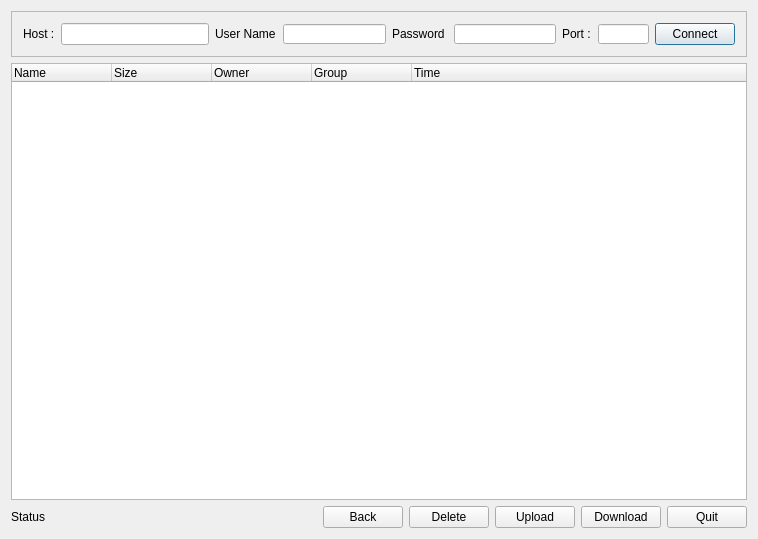
<?xml version="1.0" encoding="UTF-8"?>
<ui version="4.0">
 <class>FTPManagerClass</class>
 <widget class="QDialog" name="FTPManagerClass">
  <property name="geometry">
   <rect>
    <x>0</x>
    <y>0</y>
    <width>729</width>
    <height>539</height>
   </rect>
  </property>
  <property name="windowTitle">
   <string>FTPManager</string>
  </property>
  <layout class="QGridLayout" name="gridLayout_2">
   <item row="0" column="0" colspan="7">
    <widget class="QFrame" name="frame">
     <property name="frameShape">
      <enum>QFrame::StyledPanel</enum>
     </property>
     <property name="frameShadow">
      <enum>QFrame::Raised</enum>
     </property>
     <layout class="QGridLayout" name="gridLayout">
      <item row="0" column="0">
       <widget class="QLabel" name="lblHostName">
        <property name="maximumSize">
         <size>
          <width>32</width>
          <height>16</height>
         </size>
        </property>
        <property name="text">
         <string>Host : </string>
        </property>
       </widget>
      </item>
      <item row="0" column="1">
       <widget class="QLineEdit" name="txtHostName">
        <property name="readOnly">
         <bool>true</bool>
        </property>
       </widget>
      </item>
      <item row="0" column="4">
       <widget class="QLabel" name="lblUserName">
        <property name="maximumSize">
         <size>
          <width>62</width>
          <height>16</height>
         </size>
        </property>
        <property name="text">
         <string>User Name : </string>
        </property>
       </widget>
      </item>
      <item row="0" column="5">
       <widget class="QLineEdit" name="txtUserName">
        <property name="maximumSize">
         <size>
          <width>103</width>
          <height>20</height>
         </size>
        </property>
        <property name="readOnly">
         <bool>true</bool>
        </property>
       </widget>
      </item>
      <item row="0" column="6">
       <widget class="QLabel" name="lblPassword">
        <property name="maximumSize">
         <size>
          <width>56</width>
          <height>16</height>
         </size>
        </property>
        <property name="text">
         <string>Password : </string>
        </property>
       </widget>
      </item>
      <item row="0" column="7">
       <widget class="QLineEdit" name="txtPassword">
        <property name="maximumSize">
         <size>
          <width>102</width>
          <height>20</height>
         </size>
        </property>
        <property name="readOnly">
         <bool>true</bool>
        </property>
       </widget>
      </item>
      <item row="0" column="9">
       <widget class="QLineEdit" name="txtPort">
        <property name="maximumSize">
         <size>
          <width>51</width>
          <height>20</height>
         </size>
        </property>
        <property name="readOnly">
         <bool>true</bool>
        </property>
       </widget>
      </item>
      <item row="0" column="8">
       <widget class="QLabel" name="lblPortNo">
        <property name="maximumSize">
         <size>
          <width>30</width>
          <height>16</height>
         </size>
        </property>
        <property name="text">
         <string>Port : </string>
        </property>
       </widget>
      </item>
      <item row="0" column="10">
       <widget class="QPushButton" name="btnConnect">
        <property name="text">
         <string>Connect</string>
        </property>
       </widget>
      </item>
     </layout>
    </widget>
   </item>
   <item row="1" column="0" colspan="7">
    <widget class="QTreeWidget" name="fileList">
     <property name="editTriggers">
      <set>QAbstractItemView::NoEditTriggers</set>
     </property>
     <property name="alternatingRowColors">
      <bool>true</bool>
     </property>
     <property name="columnCount">
      <number>5</number>
     </property>
     <column>
      <property name="text">
       <string>Name</string>
      </property>
     </column>
     <column>
      <property name="text">
       <string>Size</string>
      </property>
     </column>
     <column>
      <property name="text">
       <string>Owner</string>
      </property>
     </column>
     <column>
      <property name="text">
       <string>Group</string>
      </property>
     </column>
     <column>
      <property name="text">
       <string>Time</string>
      </property>
     </column>
    </widget>
   </item>
   <item row="2" column="0">
    <widget class="QLabel" name="lblStatus">
     <property name="minimumSize">
      <size>
       <width>300</width>
       <height>0</height>
      </size>
     </property>
     <property name="text">
      <string>Status</string>
     </property>
    </widget>
   </item>
   <item row="2" column="1">
    <spacer name="horizontalSpacer_2">
     <property name="orientation">
      <enum>Qt::Horizontal</enum>
     </property>
     <property name="sizeHint" stdset="0">
      <size>
       <width>157</width>
       <height>20</height>
      </size>
     </property>
    </spacer>
   </item>
   <item row="2" column="4">
    <widget class="QPushButton" name="btnUpload">
     <property name="text">
      <string>Upload</string>
     </property>
    </widget>
   </item>
   <item row="2" column="5">
    <widget class="QPushButton" name="btnDownload">
     <property name="text">
      <string>Download</string>
     </property>
    </widget>
   </item>
   <item row="2" column="6">
    <widget class="QPushButton" name="btnQuit">
     <property name="text">
      <string>Quit</string>
     </property>
    </widget>
   </item>
   <item row="2" column="2">
    <widget class="QPushButton" name="btnBack">
     <property name="text">
      <string>Back</string>
     </property>
    </widget>
   </item>
   <item row="2" column="3">
    <widget class="QPushButton" name="btnDelete">
     <property name="text">
      <string>Delete</string>
     </property>
    </widget>
   </item>
  </layout>
 </widget>
 <layoutdefault spacing="6" margin="11"/>
 <resources/>
 <connections>
  <connection>
   <sender>btnQuit</sender>
   <signal>clicked()</signal>
   <receiver>FTPManagerClass</receiver>
   <slot>close()</slot>
   <hints>
    <hint type="sourcelabel">
     <x>692</x>
     <y>521</y>
    </hint>
    <hint type="destinationlabel">
     <x>724</x>
     <y>542</y>
    </hint>
   </hints>
  </connection>
 </connections>
</ui>
